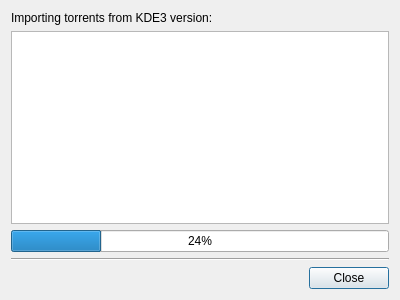
<ui version="4.0" >
 <class>TorrentMigratorDlg</class>
 <widget class="QDialog" name="TorrentMigratorDlg" >
  <property name="geometry" >
   <rect>
    <x>0</x>
    <y>0</y>
    <width>400</width>
    <height>300</height>
   </rect>
  </property>
  <property name="windowTitle" >
   <string>Importing ...</string>
  </property>
  <property name="modal" >
   <bool>true</bool>
  </property>
  <layout class="QVBoxLayout" >
   <item>
    <widget class="QLabel" name="label" >
     <property name="text" >
      <string>Importing torrents from KDE3 version:</string>
     </property>
    </widget>
   </item>
   <item>
    <widget class="QTextBrowser" name="m_text_output" />
   </item>
   <item>
    <widget class="QProgressBar" name="m_progress_bar" >
     <property name="value" >
      <number>24</number>
     </property>
    </widget>
   </item>
   <item>
    <widget class="Line" name="line" >
     <property name="orientation" >
      <enum>Qt::Horizontal</enum>
     </property>
    </widget>
   </item>
   <item>
    <layout class="QHBoxLayout" >
     <item>
      <spacer>
       <property name="orientation" >
        <enum>Qt::Horizontal</enum>
       </property>
       <property name="sizeHint" >
        <size>
         <width>40</width>
         <height>20</height>
        </size>
       </property>
      </spacer>
     </item>
     <item>
      <widget class="KPushButton" name="m_close_button" >
       <property name="text" >
        <string>Close</string>
       </property>
      </widget>
     </item>
    </layout>
   </item>
  </layout>
 </widget>
 <customwidgets>
  <customwidget>
   <class>KPushButton</class>
   <extends>QPushButton</extends>
   <header>kpushbutton.h</header>
  </customwidget>
 </customwidgets>
 <resources/>
 <connections/>
</ui>
